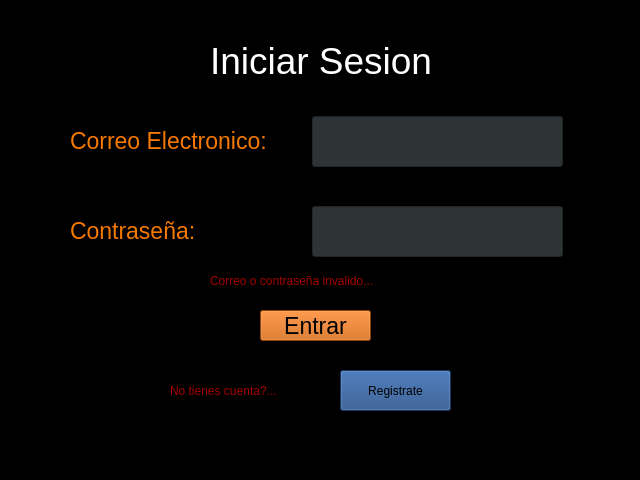
<?xml version="1.0" encoding="UTF-8"?>
<ui version="4.0">
 <class>MainWindow</class>
 <widget class="QMainWindow" name="MainWindow">
  <property name="geometry">
   <rect>
    <x>0</x>
    <y>0</y>
    <width>640</width>
    <height>480</height>
   </rect>
  </property>
  <property name="windowTitle">
   <string>MainWindow</string>
  </property>
  <property name="styleSheet">
   <string notr="true">background-color: rgb(0, 0, 0);</string>
  </property>
  <widget class="QWidget" name="centralwidget">
   <widget class="QLabel" name="label">
    <property name="geometry">
     <rect>
      <x>210</x>
      <y>40</y>
      <width>221</width>
      <height>41</height>
     </rect>
    </property>
    <property name="styleSheet">
     <string notr="true">color: rgb(255, 255, 255); font-size: 28pt;
</string>
    </property>
    <property name="text">
     <string>Iniciar Sesion</string>
    </property>
   </widget>
   <widget class="QLabel" name="label_2">
    <property name="geometry">
     <rect>
      <x>70</x>
      <y>120</y>
      <width>211</width>
      <height>41</height>
     </rect>
    </property>
    <property name="styleSheet">
     <string notr="true">color: rgb(245, 121, 0);
font-size: 17pt;</string>
    </property>
    <property name="text">
     <string>Correo Electronico:</string>
    </property>
   </widget>
   <widget class="QLineEdit" name="email">
    <property name="geometry">
     <rect>
      <x>312</x>
      <y>116</y>
      <width>251</width>
      <height>51</height>
     </rect>
    </property>
    <property name="styleSheet">
     <string notr="true">color: rgb(255, 255, 255);
border-color: rgb(255, 255, 255);
font-size:17pt;
background-color: rgb(46, 52, 54);</string>
    </property>
   </widget>
   <widget class="QLineEdit" name="contrasenia">
    <property name="geometry">
     <rect>
      <x>312</x>
      <y>206</y>
      <width>251</width>
      <height>51</height>
     </rect>
    </property>
    <property name="styleSheet">
     <string notr="true">color: rgb(255, 255, 255);
background-color: rgb(46, 52, 54);
border-color:rgb(255, 255, 255);
font-size:17pt;
</string>
    </property>
   </widget>
   <widget class="QLabel" name="label_3">
    <property name="geometry">
     <rect>
      <x>70</x>
      <y>210</y>
      <width>211</width>
      <height>41</height>
     </rect>
    </property>
    <property name="styleSheet">
     <string notr="true">color: rgb(245, 121, 0);
font-size: 17pt;</string>
    </property>
    <property name="text">
     <string>Contraseña:</string>
    </property>
   </widget>
   <widget class="QPushButton" name="btnEntrar">
    <property name="geometry">
     <rect>
      <x>260</x>
      <y>310</y>
      <width>111</width>
      <height>31</height>
     </rect>
    </property>
    <property name="styleSheet">
     <string notr="true">font-size:17pt;
background-color: rgb(206, 92, 0);</string>
    </property>
    <property name="text">
     <string>Entrar</string>
    </property>
   </widget>
   <widget class="QLabel" name="label_4">
    <property name="geometry">
     <rect>
      <x>170</x>
      <y>380</y>
      <width>141</width>
      <height>21</height>
     </rect>
    </property>
    <property name="styleSheet">
     <string notr="true">color: rgb(164, 0, 0);</string>
    </property>
    <property name="text">
     <string>No tienes cuenta?...</string>
    </property>
   </widget>
   <widget class="QPushButton" name="btnRegistrate">
    <property name="geometry">
     <rect>
      <x>340</x>
      <y>370</y>
      <width>111</width>
      <height>41</height>
     </rect>
    </property>
    <property name="styleSheet">
     <string notr="true">background-color: rgb(32, 74, 135);</string>
    </property>
    <property name="text">
     <string>Registrate</string>
    </property>
   </widget>
   <widget class="QLabel" name="labelError">
    <property name="geometry">
     <rect>
      <x>210</x>
      <y>270</y>
      <width>221</width>
      <height>21</height>
     </rect>
    </property>
    <property name="styleSheet">
     <string notr="true">color: rgb(164, 0, 0);</string>
    </property>
    <property name="text">
     <string>Correo o contraseña invalido...</string>
    </property>
   </widget>
  </widget>
  <widget class="QStatusBar" name="statusbar"/>
 </widget>
 <resources/>
 <connections/>
</ui>
